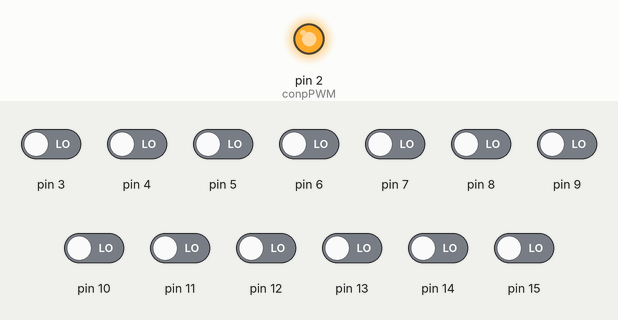
Recording of a sketch running on a simulated Arduino Uno, built with avr-gcc and run on an emulated ATmega328P. Shown: output pins drawn as LEDs (lit = HIGH). Inputs (shaded band) come from the test bench; at power-on: pin 3–15 LOW. What the sketch prints to the serial monitor is not drawn.

Above: at 0.1 s.
Timing chart, 0 to 1.6 s (numbered marks = the images above):
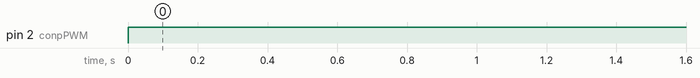

Measured:
- by itself, pin 2 (conpPWM): LOW → HIGH at 0.00 s

The sketch:

Simple_input_A.ino
```cpp
// int pin[21] = {-1 ,-1, -1, 14, 15, 26, 27, 9, 10, 1, 0,//0~10
//                    11, 13, 12,  8,  4,  7, 3,  6, 2, 5//11~20
//               };//-1になっている0,1,2はpicoBに接続
int pin[33] = {
  -1, 7, 8, -1, -1, -1, -1, -1, -1, -1, -1,//0~10
  -1, -1, -1, -1, -1, -1, -1, -1, -1, -1, //11~20
  26, 15, 14, 9, 3, 10, 13, 4, 11, 12, //21~30
  5, 6//31~32
};


#define conpPWM 2
void setup(){
  for (int i=0; i<33; i++){
    if(pin[i]!=-1){
      pinMode(pin[i], INPUT);
    }
  }
  //pinMode(conpPWM, OUTPUT);
 // analogWriteFreq(1000);   // 周波数はグローバル設定(全ピン共通)
 // analogWriteRange(255);   // Duty比の分解能も共通設定

  Serial.begin(115200);
}

char data = 0;
void loop(){
  if(Serial.available() > 0){
    data = Serial.read();
  }

  analogWrite(conpPWM, 300);
  for(int i=0;i<33;i++){
    if(pin[i]!=-1){
      Serial.print(pin[i]);Serial.print(":");
      Serial.print(digitalRead(pin[i]));
      Serial.print(", ");
    }
  }
  Serial.println();
}
```

Simple_input_A1.ino
```cpp

```
